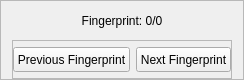
         <widget class="QFrame" name="frame_7">
          <property name="minimumSize">
           <size>
            <width>0</width>
            <height>80</height>
           </size>
          </property>
          <property name="maximumSize">
           <size>
            <width>16777215</width>
            <height>80</height>
           </size>
          </property>
          <property name="frameShape">
           <enum>QFrame::StyledPanel</enum>
          </property>
          <property name="frameShadow">
           <enum>QFrame::Raised</enum>
          </property>
          <layout class="QGridLayout" name="gridLayout_22">
           <property name="topMargin">
            <number>0</number>
           </property>
           <property name="bottomMargin">
            <number>0</number>
           </property>
           <property name="verticalSpacing">
            <number>0</number>
           </property>
           <item row="2" column="0">
            <widget class="QFrame" name="frame_19">
             <property name="frameShape">
              <enum>QFrame::StyledPanel</enum>
             </property>
             <property name="frameShadow">
              <enum>QFrame::Raised</enum>
             </property>
             <layout class="QGridLayout" name="gridLayout_23">
              <property name="leftMargin">
               <number>0</number>
              </property>
              <property name="topMargin">
               <number>0</number>
              </property>
              <property name="rightMargin">
               <number>0</number>
              </property>
              <property name="bottomMargin">
               <number>0</number>
              </property>
              <item row="0" column="1">
               <widget class="QPushButton" name="next_fingerprint">
                <property name="minimumSize">
                 <size>
                  <width>0</width>
                  <height>25</height>
                 </size>
                </property>
                <property name="styleSheet">
                 <string notr="true">background-color: none;</string>
                </property>
                <property name="text">
                 <string>Next Fingerprint</string>
                </property>
               </widget>
              </item>
              <item row="0" column="0">
               <widget class="QPushButton" name="prev_fingerprint">
                <property name="minimumSize">
                 <size>
                  <width>0</width>
                  <height>25</height>
                 </size>
                </property>
                <property name="styleSheet">
                 <string notr="true">background-color: none;</string>
                </property>
                <property name="text">
                 <string>Previous Fingerprint</string>
                </property>
               </widget>
              </item>
             </layout>
            </widget>
           </item>
           <item row="0" column="0">
            <widget class="QLabel" name="label_32">
             <property name="font">
              <font>
               <pointsize>9</pointsize>
              </font>
             </property>
             <property name="text">
              <string>Fingerprint: 0/0</string>
             </property>
             <property name="alignment">
              <set>Qt::AlignCenter</set>
             </property>
            </widget>
           </item>
          </layout>
         </widget>
